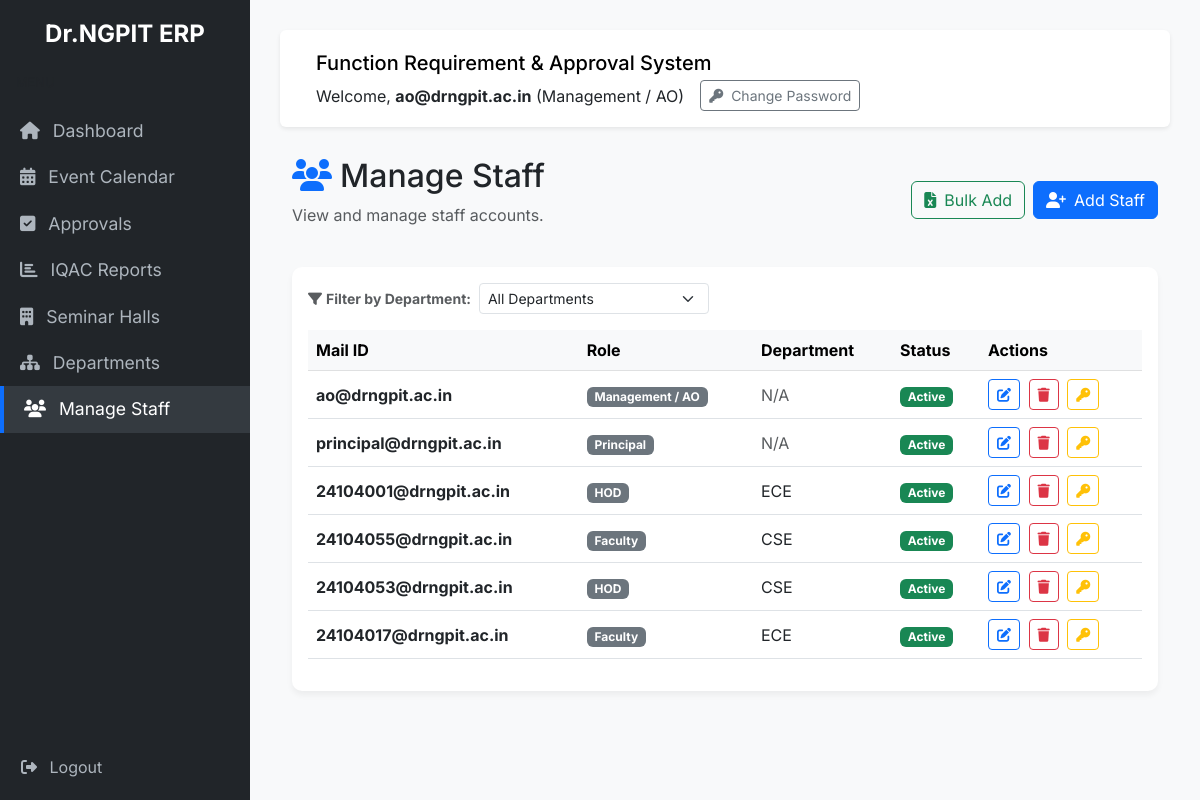
The app's page /accounts/manage-users/ (signed in) with its own data.
### accounts/models.py (models this page shows, shortened)
class User(AbstractUser):
    ROLE_CHOICES = (
        ('FACULTY', 'Faculty'),
        ('HOD', 'HOD'),
        ('MANAGEMENT', 'Management / AO'),
        ('PRINCIPAL', 'Principal'),
        ('ADMIN', 'System Admin'),
    )
    role = models.CharField(max_length=20, choices=ROLE_CHOICES, default='FACULTY')
    first_login_completed = models.BooleanField(default=False)
    password_setup_token = models.CharField(max_length=100, blank=True, null=True)
    password_setup_token_expiry = models.DateTimeField(blank=True, null=True)
    otp_code = models.CharField(max_length=6, blank=True, null=True)
    otp_expiry = models.DateTimeField(blank=True, null=True)

### departments/models.py (models this page shows, shortened)
class HOD(models.Model):
    user = models.OneToOneField(settings.AUTH_USER_MODEL, on_delete=models.CASCADE, related_name='hod_profile')
    department = models.OneToOneField(Department, on_delete=models.CASCADE)

class Department(models.Model):
    department_name = models.CharField(max_length=100)
    department_code = models.CharField(max_length=20, unique=True)

class Faculty(models.Model):
    user = models.OneToOneField(settings.AUTH_USER_MODEL, on_delete=models.CASCADE, related_name='faculty_profile')
    department = models.ForeignKey(Department, on_delete=models.CASCADE)
    designation = models.CharField(max_length=100)
    contact_number = models.CharField(max_length=20)

### accounts/views.py (the view, shortened to what this page needs)
# urls.py: path('manage-users/', views.manage_users, name='manage_users'),
@login_required
def manage_users(request):
    if request.user.role not in ['MANAGEMENT', 'ADMIN', 'HOD']:
        return redirect('dashboard')
    users = []
    if request.user.role == 'HOD':
        dept = request.user.hod_profile.department
        from departments.models import Faculty
        faculty_users = Faculty.objects.filter(department=dept).select_related('user')
        users = [f.user for f in faculty_users]
    elif request.user.role in ['ADMIN', 'MANAGEMENT']:
        users = User.objects.exclude(username='admin')
    from departments.models import Department
    departments = Department.objects.all()
    selected_dept_id = request.GET.get('department', '')
    if request.user.role in ['ADMIN', 'MANAGEMENT']:
        if selected_dept_id:
            filtered_users = []
            for u in users:
                if u.role == 'FACULTY' and hasattr(u, 'faculty_profile') and str(u.faculty_profile.department_id) == selected_dept_id:
                    filtered_users.append(u)
                elif u.role == 'HOD' and hasattr(u, 'hod_profile') and str(u.hod_profile.department_id) == selected_dept_id:
                    filtered_users.append(u)
            users = filtered_users
    return render(request, 'accounts/manage_users.html', {'users_list': users, 'departments': departments, 'selected_dept_id': selected_dept_id})

### templates/accounts/manage_users.html (shortened to what this page needs)
{% extends 'base.html' %}
{% block content %}
<div class="row mb-4">
    <div class="col-md-12 d-flex justify-content-between align-items-center flex-wrap">
        <div>
            <h2><i class="fas fa-users text-primary me-2"></i>Manage Staff</h2>
            <p class="text-muted">View and manage staff accounts.</p>
        </div>
        {% if user.role == 'MANAGEMENT' or user.role == 'ADMIN' %}
        <div class="d-flex gap-2 mt-3 mt-md-0">
            <button class="btn btn-outline-success" data-bs-toggle="modal" data-bs-target="#bulkAddModal">
                <i class="fas fa-file-excel me-2"></i>Bulk Add
            </button>
            <button class="btn btn-primary" data-bs-toggle="modal" data-bs-target="#addStaffModal">
                <i class="fas fa-user-plus me-2"></i>Add Staff
            </button>
        </div>
        {% endif %}
    </div>
</div>
<div class="card card-custom">
    <div class="card-body">
        {% if user.role in 'MANAGEMENT ADMIN' %}
        <form method="get" class="mb-3 d-flex align-items-center flex-wrap">
            <label class="me-2 fw-bold text-muted small"><i class="fas fa-filter me-1"></i>Filter by Department:</label>
            <select name="department" class="form-select form-select-sm w-auto d-inline-block me-2" onchange="this.form.submit()">
                <option value="">All Departments</option>
            </select>
        </form>
        {% endif %}
        <div class="table-responsive">
            <table class="table table-hover align-middle">
            <thead class="table-light">
                <tr>
                    <th>Mail ID</th>
                    <th>Role</th>
                    <th>Department</th>
                    <th>Status</th>
                    {% if user.role == 'MANAGEMENT' %}
                    <th>Actions</th>
                    {% endif %}
                </tr>
            </thead>
            <tbody>
                {% for u in users_list %}
                <tr>
                    <td><strong>{{ u.username }}</strong></td>
                    <td><span class="badge bg-secondary">{{ u.get_role_display }}</span></td>
                    <td>
                        {% if u.role == 'FACULTY' and u.faculty_profile %}
                            {{ u.faculty_profile.department.department_code }}
                        {% elif u.role == 'HOD' and u.hod_profile %}
                            {{ u.hod_profile.department.department_code }}
                        {% else %}
                            <span class="text-muted">N/A</span>
                        {% endif %}
                    </td>
                    <td>
                        {% if u.is_active %}
                        <span class="badge bg-success">Active</span>
                        {% else %}
                        <span class="badge bg-danger">Inactive</span>
                        {% endif %}
                    </td>
                    {% if user.role == 'MANAGEMENT' %}
                    <td>
                        <button class="btn btn-sm btn-outline-primary me-1" data-bs-toggle="modal" data-bs-target="#editStaffModal{{ u.id }}">
                            <i class="fas fa-edit"></i>
                        </button>
                        <form method="post" class="d-inline" onsubmit="return confirm('Are you sure you want to delete this user? All their function requests will also be deleted!');">
                            <button type="submit" class="btn btn-sm btn-outline-danger">
                                <i class="fas fa-trash"></i>
                            </button>
                        </form>
                        <form method="post" class="d-inline" onsubmit="return confirm('Reset this user\'s password to default?');">
                            <button type="submit" class="btn btn-sm btn-outline-warning ms-1" title="Reset Password">
                                <i class="fas fa-key"></i>
                            </button>
                        </form>
                    </td>
                    {% endif %}
                </tr>
                {% empty %}
                <tr>
                    <td colspan="4" class="text-center text-muted py-4">No users found.</td>
                </tr>
                {% endfor %}
            </tbody>
        </table>
        </div>
    </div>
</div>
{% endblock %}

### templates/base.html (shortened to what this page needs)
<!DOCTYPE html>
<html lang="en">
<head>
    <link href="https://cdn.jsdelivr.net/npm/bootstrap@5.3.0/dist/css/bootstrap.min.css" rel="stylesheet">
    <link rel="stylesheet" href="https://cdnjs.cloudflare.com/ajax/libs/font-awesome/6.4.0/css/all.min.css">
</head>
<body>
    {% if user.is_authenticated %}
    <div class="sidebar">
        <h4 class="text-center mb-4 px-2" style="font-weight: 700;">Dr.NGPIT ERP</h4>
        <div class="px-3 mb-3 text-muted" style="font-size: 0.8rem; text-transform: uppercase;">Menu</div>
        <a href="{% url 'dashboard' %}" class="{% if request.resolver_match.url_name == 'dashboard' %}active{% endif %}">
            <i class="fas fa-home me-2"></i> Dashboard
        </a>
        <a href="{% url 'hall_availability' %}" class="{% if request.resolver_match.url_name == 'hall_availability' %}active{% endif %}">
            <i class="fas fa-calendar-alt me-2"></i> Event Calendar
        </a>
        {% if user.role == 'HOD' or user.role == 'MANAGEMENT' or user.role == 'PRINCIPAL' %}
        <a href="{% url 'approval_queue' %}" class="{% if request.resolver_match.url_name == 'approval_queue' %}active{% endif %}">
            <i class="fas fa-check-square me-2"></i> Approvals
        </a>
        {% endif %}
        {% if user.role == 'ADMIN' or user.role == 'PRINCIPAL' or user.role == 'MANAGEMENT' %}
        <a href="{% url 'reports' %}" class="{% if request.resolver_match.url_name == 'reports' %}active{% endif %}">
            <i class="fas fa-chart-bar me-2"></i> IQAC Reports
        </a>
        {% endif %}
        {% if user.role == 'MANAGEMENT' or user.role == 'ADMIN' %}
        <a href="{% url 'manage_halls' %}" class="{% if request.resolver_match.url_name == 'manage_halls' %}active{% endif %}">
            <i class="fas fa-building me-2"></i> Seminar Halls
        </a>
        <a href="{% url 'manage_departments' %}" class="{% if request.resolver_match.url_name == 'manage_departments' %}active{% endif %}">
            <i class="fas fa-sitemap me-2"></i> Departments
        </a>
        <a href="{% url 'manage_users' %}" class="{% if request.resolver_match.url_name == 'manage_users' %}active{% endif %}">
            <i class="fas fa-users me-2"></i> Manage Staff
        </a>
        {% endif %}
        <div class="logout-container" style="position: absolute; bottom: 20px; width: 100%; padding-left: 20px;">
            <form method="post" action="{% url 'logout' %}">
                <button type="submit" class="btn btn-link text-decoration-none p-0" style="color: #adb5bd;">
                    <i class="fas fa-sign-out-alt me-2"></i> Logout
                </button>
            </form>
        </div>
    </div>
    {% endif %}
    <div class="{% if user.is_authenticated %}main-content{% endif %}">
        {% if user.is_authenticated %}
        <nav class="navbar navbar-expand-lg navbar-light navbar-custom rounded px-4 py-3">
            <div class="container-fluid flex-wrap">
                <span class="navbar-brand mb-0 h1">Function Requirement & Approval System</span>
                <div class="d-flex align-items-center mt-2 mt-lg-0">
                    <span class="me-3">Welcome, <strong>{{ user.get_full_name|default:user.username }}</strong> ({{ user.get_role_display }})</span>
                    <button class="btn btn-sm btn-outline-secondary" data-bs-toggle="modal" data-bs-target="#changePasswordModal">
                        <i class="fas fa-key me-1"></i> Change Password
                    </button>
                </div>
            </div>
        </nav>
        {% endif %}
        <div class="container-fluid">
            {% block content %}
            {% endblock %}
        </div>
    </div>
</body>
</html>

### templates/base.html (style rules this page uses)
body { font-family: 'Inter', sans-serif; background-color: #f8f9fa; }
.sidebar { height: 100vh; background-color: #212529; color: #fff; padding-top: 20px; position: fixed; width: 250px; }
.sidebar a { color: #adb5bd; text-decoration: none; padding: 10px 20px; display: block; font-size: 1.1rem; transition: 0.3s; }
.sidebar a:hover, .sidebar a.active { color: #fff; background-color: #343a40; border-left: 4px solid #0d6efd; }
.main-content { margin-left: 250px; padding: 30px; }
.navbar-custom { background-color: #fff; box-shadow: 0 2px 4px rgba(0,0,0,.08); margin-bottom: 30px; }
.card-custom { border: none; border-radius: 10px; box-shadow: 0 4px 6px rgba(0,0,0,.05); transition: transform 0.2s; }

### records on screen
User: get_full_name "ao@drngpit.ac.in", role "Management / AO", username "ao@drngpit.ac.in", shows "N/A", is_active "Active"
User: username "principal@drngpit.ac.in", role "Principal", shows "N/A", is_active "Active"
User: username "24104001@drngpit.ac.in", role "HOD", hod_profile.department.department_code "ECE", is_active "Active"
User: username "24104055@drngpit.ac.in", role "Faculty", faculty_profile.department.department_code "CSE", is_active "Active"
User: username "24104053@drngpit.ac.in", role "HOD", hod_profile.department.department_code "CSE", is_active "Active"
User: username "24104017@drngpit.ac.in", role "Faculty", faculty_profile.department.department_code "ECE", is_active "Active"
